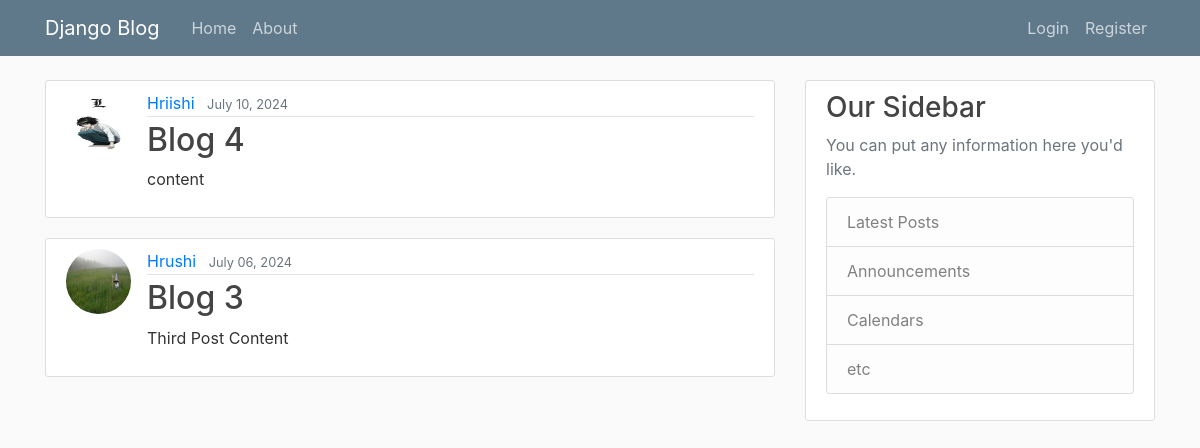
Before: / with the older database file.
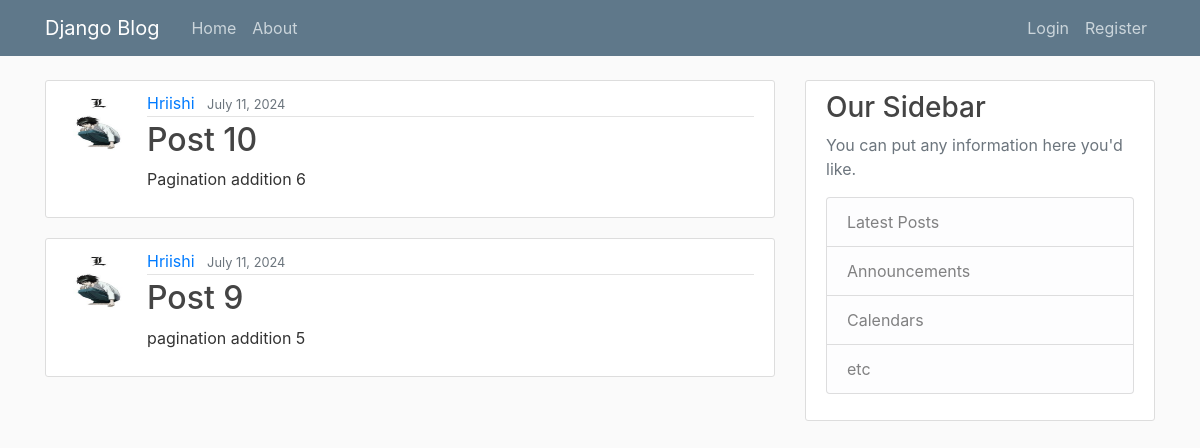
After: the same page with the newer database file.
### blog/models.py (models this page shows, shortened)
class Post(models.Model):
    title = models.CharField(max_length=100)
    content = models.TextField()
    date_posted = models.DateTimeField(default=timezone.now)
    author = models.ForeignKey(User, on_delete=models.CASCADE)

### users/models.py (models this page shows, shortened)
class Profile(models.Model):
    user = models.OneToOneField(User, on_delete=models.CASCADE)
    image = models.ImageField(default='default.jpg', upload_to='profile_pics')

### blog/views.py (the view)
# urls.py: path('', PostListView.as_view(), name='blog-home'),
class PostListView(ListView):
    model = Post
    template_name = 'blog/home.html'  # <app>/<model>_<viewtype>.html
    context_object_name = 'posts'
    ordering = ['-date_posted']
    paginate_by = 2

### blog/templates/blog/home.html
{% extends "blog/base.html" %}
{% block content %}
    {% for post in posts %}
        <article class="media content-section">
          <img class="rounded-circle article-img" src="{{ post.author.profile.image.url }}">
          <div class="media-body">
            <div class="article-metadata">
              <a class="mr-2" href="#">{{ post.author }}</a>
              <small class="text-muted">{{ post.date_posted|date:"F d, Y" }}</small>
            </div>
            <h2><a class="article-title" href="{% url 'post-detail' post.id %}">{{ post.title }}</a></h2>
            <p class="article-content">{{ post.content }}</p>
          </div>
        </article>
    {% endfor %}
{% endblock content %}

### blog/templates/blog/base.html (shortened to what this page needs)
{% load static %}
<!DOCTYPE html>
<html>
<head>
    <link rel="stylesheet" href="https://maxcdn.bootstrapcdn.com/bootstrap/4.0.0/css/bootstrap.min.css">
    <link rel="stylesheet" type="text/css" href="{% static 'blog/main.css' %}">
</head>
<body>
    <header class="site-header">
      <nav class="navbar navbar-expand-md navbar-dark bg-steel fixed-top">
        <div class="container">
          <a class="navbar-brand mr-4" href="{% url 'blog-home' %}">Django Blog</a>
          <div class="collapse navbar-collapse" id="navbarToggle">
            <div class="navbar-nav mr-auto">
              <a class="nav-item nav-link" href="{% url 'blog-home' %}">Home</a>
              <a class="nav-item nav-link" href="{% url 'blog-about' %}">About</a>
            </div>
            <div class="navbar-nav">
              {% if user.is_authenticated %}
                <a class="nav-item nav-link" href="{% url 'post-create' %}">New Post</a>
                <a class="nav-item nav-link" href="{% url 'profile' %}">Profile</a>
                <form method="post" action="{% url 'logout' %}">
                  {% csrf_token %}
                  <button type="submit">logout</button>
                </form>
              {% else %}
                <a class="nav-item nav-link" href="{% url 'login' %}">Login</a>
                <a class="nav-item nav-link" href="{% url 'register' %}">Register</a>
              {% endif %}
            </div>
          </div>
        </div>
      </nav>
    </header>
    <main role="main" class="container">
      <div class="row">
        <div class="col-md-8">
          {% block content %}{% endblock %}
        </div>
        <div class="col-md-4">
          <div class="content-section">
            <h3>Our Sidebar</h3>
            <p class='text-muted'>You can put any information here you'd like.
              <ul class="list-group">
                <li class="list-group-item list-group-item-light">Latest Posts</li>
                <li class="list-group-item list-group-item-light">Announcements</li>
                <li class="list-group-item list-group-item-light">Calendars</li>
                <li class="list-group-item list-group-item-light">etc</li>
              </ul>
            </p>
          </div>
        </div>
      </div>
    </main>
</body>
</html>

### blog/static/blog/main.css (style rules this page uses)
body { background: #fafafa; color: #333333; margin-top: 5rem; }
h1, h2, h3, h4, h5, h6 { color: #444444; }
ul { margin: 0; }
.bg-steel { background-color: #5f788a; }
.site-header .navbar-nav .nav-link { color: #cbd5db; }
.content-section { background: #ffffff; padding: 10px 20px; border: 1px solid #dddddd; border-radius: 3px; margin-bottom: 20px; }
.article-title { color: #444444; }
.article-content { white-space: pre-line; }
.article-img { height: 65px; width: 65px; margin-right: 16px; }
.article-metadata { padding-bottom: 1px; margin-bottom: 4px; border-bottom: 1px solid #e3e3e3 }

Changed rows visible on the page:
no longer on this page (row unchanged): Post: author.profile.image (picture), author "Hriishi", date_posted "July 10, 2024", title "Blog 4", content "content"
no longer on this page (row unchanged): Post: author.profile.image (picture), author "Hrushi", date_posted "July 06, 2024", title "Blog 3", content "Third Post Content"
added Post: author.profile.image (picture), author "Hriishi", date_posted "July 11, 2024", title "Post 10", content "Pagination addition 6"
added Post: author.profile.image (picture), author "Hriishi", date_posted "July 11, 2024", title "Post 9", content "pagination addition 5"
